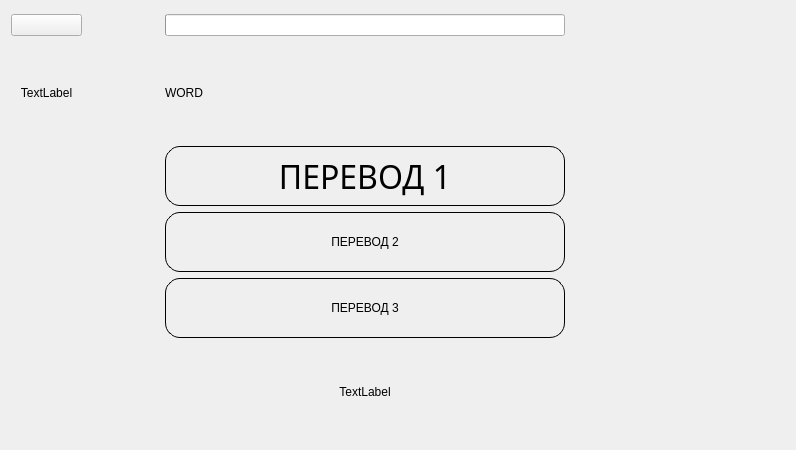
<?xml version="1.0" encoding="UTF-8"?>
<ui version="4.0">
 <class>QuizWidget</class>
 <widget class="QWidget" name="QuizWidget">
  <property name="geometry">
   <rect>
    <x>0</x>
    <y>0</y>
    <width>796</width>
    <height>450</height>
   </rect>
  </property>
  <property name="windowTitle">
   <string>Form</string>
  </property>
  <layout class="QGridLayout" name="gridLayout">
   <item row="0" column="0">
    <widget class="QPushButton" name="backButton">
     <property name="styleSheet">
      <string notr="true"/>
     </property>
     <property name="text">
      <string/>
     </property>
    </widget>
   </item>
   <item row="0" column="1">
    <widget class="QLabel" name="cntCorrectLabel">
     <property name="styleSheet">
      <string notr="true">font: 24pt &quot;Academy Engraved LET&quot;;</string>
     </property>
     <property name="text">
      <string>&lt;html&gt;&lt;head/&gt;&lt;body&gt;&lt;p align=&quot;center&quot;&gt;&lt;br/&gt;&lt;/p&gt;&lt;/body&gt;&lt;/html&gt;</string>
     </property>
    </widget>
   </item>
   <item row="0" column="2">
    <widget class="QProgressBar" name="progressBar">
     <property name="maximum">
      <number>10</number>
     </property>
     <property name="value">
      <number>0</number>
     </property>
     <property name="format">
      <string/>
     </property>
    </widget>
   </item>
   <item row="0" column="4">
    <widget class="QLabel" name="cntAllLabel">
     <property name="styleSheet">
      <string notr="true">font: 24pt &quot;Academy Engraved LET&quot;;</string>
     </property>
     <property name="text">
      <string/>
     </property>
    </widget>
   </item>
   <item row="1" column="0">
    <widget class="QLabel" name="timeLabel">
     <property name="styleSheet">
      <string notr="true">font: 18pt &quot;PT Mono&quot;;</string>
     </property>
     <property name="text">
      <string>TextLabel</string>
     </property>
     <property name="alignment">
      <set>Qt::AlignCenter</set>
     </property>
    </widget>
   </item>
   <item row="1" column="2">
    <widget class="QLabel" name="curWordLabel">
     <property name="toolTip">
      <string>&lt;html&gt;&lt;head/&gt;&lt;body&gt;&lt;p align=&quot;center&quot;&gt;&lt;br/&gt;&lt;/p&gt;&lt;/body&gt;&lt;/html&gt;</string>
     </property>
     <property name="whatsThis">
      <string>&lt;html&gt;&lt;head/&gt;&lt;body&gt;&lt;p align=&quot;center&quot;&gt;&lt;br/&gt;&lt;/p&gt;&lt;/body&gt;&lt;/html&gt;</string>
     </property>
     <property name="styleSheet">
      <string notr="true">font: 40pt &quot;PT Mono&quot;;</string>
     </property>
     <property name="text">
      <string>WORD</string>
     </property>
    </widget>
   </item>
   <item row="2" column="0" colspan="2">
    <spacer name="horizontalSpacer">
     <property name="orientation">
      <enum>Qt::Horizontal</enum>
     </property>
     <property name="sizeHint" stdset="0">
      <size>
       <width>148</width>
       <height>20</height>
      </size>
     </property>
    </spacer>
   </item>
   <item row="2" column="2">
    <widget class="QPushButton" name="translationButton1">
     <property name="minimumSize">
      <size>
       <width>400</width>
       <height>60</height>
      </size>
     </property>
     <property name="font">
      <font>
       <family>YuGothic</family>
       <pointsize>24</pointsize>
       <italic>false</italic>
       <bold>false</bold>
      </font>
     </property>
     <property name="styleSheet">
      <string notr="true">font: 24pt &quot;YuGothic&quot;;
border-radius: 15;
border: 1px solid black;
</string>
     </property>
     <property name="text">
      <string>ПЕРЕВОД 1</string>
     </property>
    </widget>
   </item>
   <item row="2" column="3">
    <spacer name="horizontalSpacer_4">
     <property name="orientation">
      <enum>Qt::Horizontal</enum>
     </property>
     <property name="sizeHint" stdset="0">
      <size>
       <width>170</width>
       <height>20</height>
      </size>
     </property>
    </spacer>
   </item>
   <item row="3" column="0" colspan="2">
    <spacer name="horizontalSpacer_2">
     <property name="orientation">
      <enum>Qt::Horizontal</enum>
     </property>
     <property name="sizeHint" stdset="0">
      <size>
       <width>148</width>
       <height>20</height>
      </size>
     </property>
    </spacer>
   </item>
   <item row="3" column="2">
    <widget class="QPushButton" name="translationButton2">
     <property name="minimumSize">
      <size>
       <width>400</width>
       <height>60</height>
      </size>
     </property>
     <property name="styleSheet">
      <string notr="true">font: 24pt &quot;YuGothic&quot;;
border-radius: 15;
border: 1px solid black;</string>
     </property>
     <property name="text">
      <string>ПЕРЕВОД 2</string>
     </property>
    </widget>
   </item>
   <item row="3" column="3">
    <spacer name="horizontalSpacer_5">
     <property name="orientation">
      <enum>Qt::Horizontal</enum>
     </property>
     <property name="sizeHint" stdset="0">
      <size>
       <width>170</width>
       <height>20</height>
      </size>
     </property>
    </spacer>
   </item>
   <item row="4" column="0" colspan="2">
    <spacer name="horizontalSpacer_3">
     <property name="orientation">
      <enum>Qt::Horizontal</enum>
     </property>
     <property name="sizeHint" stdset="0">
      <size>
       <width>148</width>
       <height>20</height>
      </size>
     </property>
    </spacer>
   </item>
   <item row="4" column="2">
    <widget class="QPushButton" name="translationButton3">
     <property name="minimumSize">
      <size>
       <width>400</width>
       <height>60</height>
      </size>
     </property>
     <property name="styleSheet">
      <string notr="true">font: 24pt &quot;YuGothic&quot;;
border-radius: 15;
border: 1px solid black;</string>
     </property>
     <property name="text">
      <string>ПЕРЕВОД 3</string>
     </property>
    </widget>
   </item>
   <item row="4" column="3">
    <spacer name="horizontalSpacer_6">
     <property name="orientation">
      <enum>Qt::Horizontal</enum>
     </property>
     <property name="sizeHint" stdset="0">
      <size>
       <width>170</width>
       <height>20</height>
      </size>
     </property>
    </spacer>
   </item>
   <item row="5" column="2">
    <widget class="QLabel" name="remainderLabel">
     <property name="styleSheet">
      <string notr="true">font: 18pt &quot;PT Mono&quot;;</string>
     </property>
     <property name="text">
      <string>TextLabel</string>
     </property>
     <property name="alignment">
      <set>Qt::AlignCenter</set>
     </property>
    </widget>
   </item>
  </layout>
 </widget>
 <resources/>
 <connections/>
</ui>
